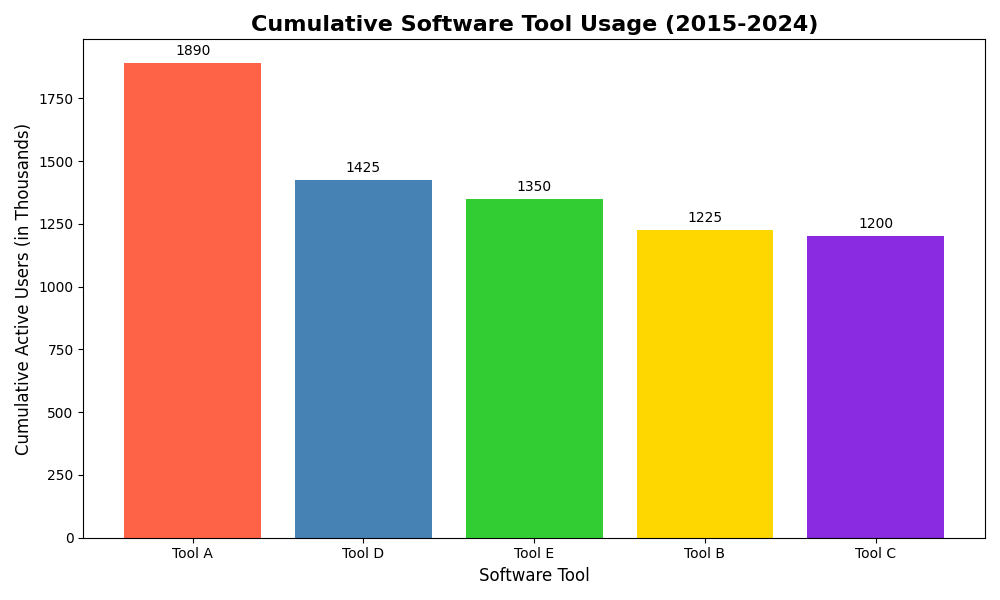

Source code (Python):
import numpy as np
import matplotlib.pyplot as plt

software_tools = ["Tool A", "Tool B", "Tool C", "Tool D", "Tool E"]
cumulative_active_users = np.array([1890, 1225, 1200, 1425, 1350])

sorted_indices = np.argsort(cumulative_active_users)[::-1]
sorted_tools = [software_tools[i] for i in sorted_indices]
sorted_active_users = cumulative_active_users[sorted_indices]

fig, ax = plt.subplots(figsize=(10, 6))

# New set of colors for the bars
new_colors = ['#FF6347', '#4682B4', '#32CD32', '#FFD700', '#8A2BE2']
ax.bar(sorted_tools, sorted_active_users, color=new_colors)

ax.set_xlabel('Software Tool', fontsize=12)
ax.set_ylabel('Cumulative Active Users (in Thousands)', fontsize=12)
ax.set_title('Cumulative Software Tool Usage (2015-2024)', fontsize=16, fontweight='bold')

for i, v in enumerate(sorted_active_users):
    ax.text(i, v + 20, str(v), ha='center', va='bottom', fontsize=10)

plt.tight_layout()
plt.show()
